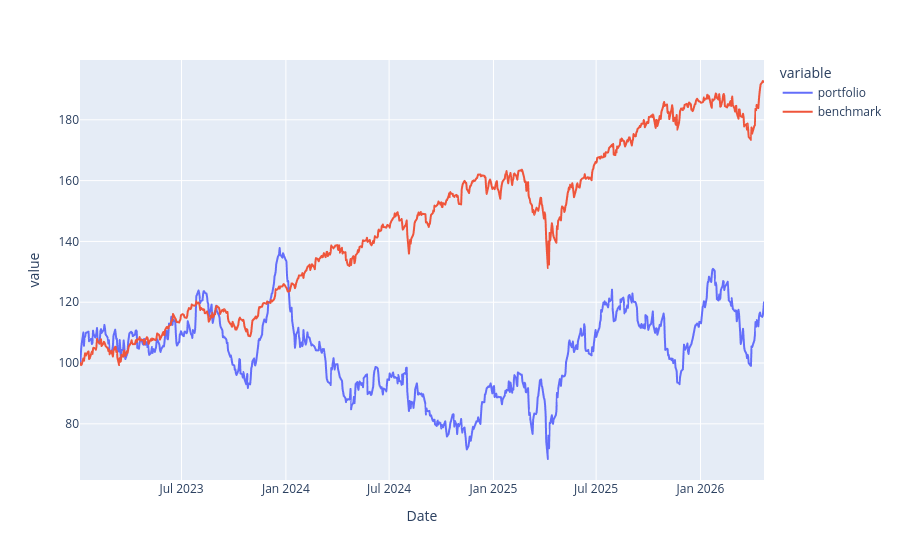

The code cell stored with this chart in its notebook:
### Code cell
import plotly.express as px

px.line(benchmark(all_stocks, weights, "SPY", end, dt.datetime.today()))

### Figure 1 — Plotly figure (JSON) as saved in the notebook; plotly's stock layout.template omitted (floating-point values rounded to 4 significant figures; data arrays with more than 128 entries replaced by an {"elided": "..."} marker saying what was removed)
{"data": [{"hovertemplate": "variable=portfolio<br>Date=%{x}<br>value=%{y}<extra></extra>", "legendgroup": "portfolio", "line": {"color": "#636efa", "dash": "solid"}, "marker": {"symbol": "circle"}, "mode": "lines", "name": "portfolio", "showlegend": true, "type": "scattergl", "x": {"elided": "829 str values"}, "xaxis": "x", "y": {"elided": "829 float values"}, "yaxis": "y"}, {"hovertemplate": "variable=benchmark<br>Date=%{x}<br>value=%{y}<extra></extra>", "legendgroup": "benchmark", "line": {"color": "#EF553B", "dash": "solid"}, "marker": {"symbol": "circle"}, "mode": "lines", "name": "benchmark", "showlegend": true, "type": "scattergl", "x": {"elided": "829 str values"}, "xaxis": "x", "y": {"elided": "829 float values"}, "yaxis": "y"}], "layout": {"legend": {"title": {"text": "variable"}, "tracegroupgap": 0}, "margin": {"t": 60}, "xaxis": {"anchor": "y", "domain": [0, 1], "title": {"text": "Date"}}, "yaxis": {"anchor": "x", "domain": [0, 1], "title": {"text": "value"}}}}
